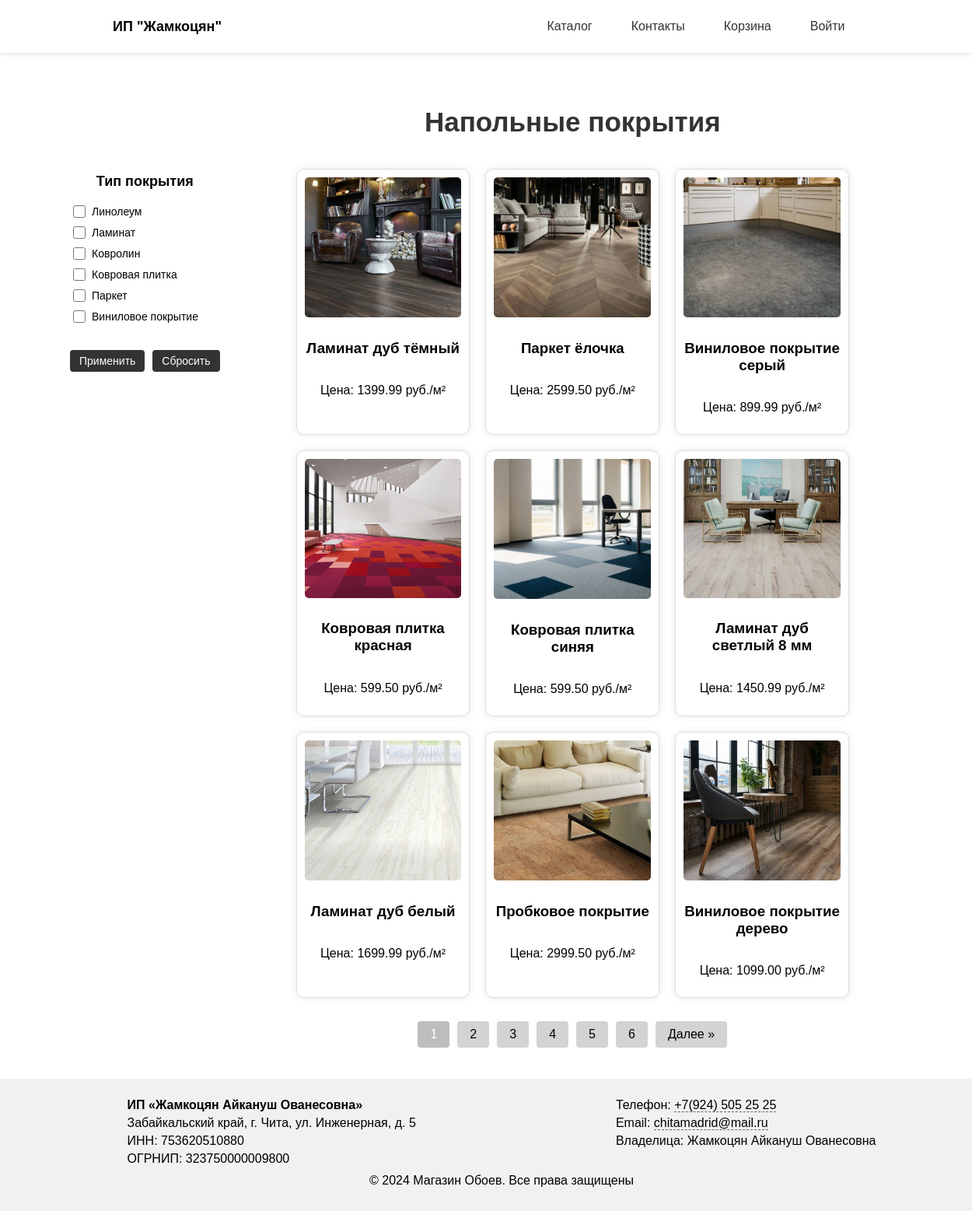
/ingex_catalog1.php, run on the app's committed database.
### tables this page shows
CREATE TABLE `products` (
  `product_id` int NOT NULL,
  `product_name` varchar(255) NOT NULL,
  `category_id` int DEFAULT NULL,
  `description` text,
  `price` decimal(10,2) NOT NULL,
  `stock_quantity` int DEFAULT '0',
  `image_path` varchar(255) DEFAULT NULL
);

CREATE TABLE `store_info` (
  `id` int NOT NULL,
  `name` varchar(255) NOT NULL,
  `address` text NOT NULL,
  `inn` varchar(12) NOT NULL,
  `ogrnip` varchar(15) NOT NULL,
  `phone` varchar(20) NOT NULL,
  `email` varchar(100) NOT NULL,
  `owner_name` varchar(255) NOT NULL
);

### ingex_catalog1.php (the view, shortened to what this page needs)
<?php
include('config/db_connect.php');
$items_per_page = 9;
$page = isset($_GET['page']) ? (int)$_GET['page'] : 1;
$offset = ($page - 1) * $items_per_page;
$selected_types = isset($_GET['type']) ? (array)$_GET['type'] : [];
$sql = "SELECT * FROM products WHERE category_id = 1";
$sql .= " LIMIT $items_per_page OFFSET $offset";
$result = $conn->query($sql);
$count_sql = "SELECT COUNT(*) AS total FROM products WHERE category_id = 1";
$count_result = $conn->query($count_sql);
$total_rows = $count_result->fetch_assoc()['total'];
$total_pages = ceil($total_rows / $items_per_page);
?>
<!DOCTYPE html>
<html lang="ru">
<head>
    <link rel="stylesheet" href="css/style.css">
</head>
<body>
    <div class="wrapper">
        <header class="header1">
            <div class="header-container1">
                <div class="logo">
                    <button onclick="location.href='index.php'" style="background: none; border: none; color: black; font: inherit; cursor: pointer; padding: 0; font-weight: bold; font-size: 18px;">
                        ИП "Жамкоцян"
                    </button>
                </div>
                <nav>
                    <ul>
                        <li><button href="#"></button></li>
                        <li><button href="#"></button></li>
                        <li class="dropdown">
                            <button class="dropdown-btn">Каталог</button>
                        </li>
                        <li><button onclick="scrollToFooter()">Контакты</button></li>
                        <li><button onclick="checkAuthorization()">Корзина</button></li>
                        <li>
                            <div class="auth-btn-container">
                                <button class="auth-btn" onclick="openAuthModal()">Войти</button>
                            </div>
                        </li>
                    </ul>
                </nav>
            </div>
        </header>
        <main>
            <div class="catalog-container">
                <aside class="filters" style="margin: 100px 0 0 0;">
                    <h3>Тип покрытия</h3>
                    <form id="filterForm" method="get" action="ingex_catalog1.php">
                        <div style="display: grid; grid-template-columns: 1fr; gap: 1px;">
                            <?php
                            $types = ['Линолеум', 'Ламинат', 'Ковролин', 'Ковровая плитка', 'Паркет', 'Виниловое покрытие'];
                            foreach ($types as $type) {
                                $checked = in_array($type, $selected_types) ? 'checked' : '';
                                echo "<label><input type='checkbox' name='type[]' value='$type' $checked><span>$type</span></label>";
                            }
                            ?>
                        </div>
                        <div style="display: flex; gap: 10px; margin-top: 10px;">
                            <button type="submit">Применить</button>
                            <button type="button" onclick="location.href='ingex_catalog1.php'">Сбросить</button>
                        </div>
                    </form>
                </aside>
                <section class="popular-products">
                    <h2>Напольные покрытия</h2>
                    <div class="product-list">
                        <?php
                        if ($result->num_rows > 0) {
                            while ($row = $result->fetch_assoc()) {
                                echo "
                                <div class='product'>
                                    <img src='{$row['image_path']}' alt='{$row['product_name']}'
                                         data-name='{$row['product_name']}'
                                         data-description='{$row['description']}'
                                         data-price='{$row['price']}'
                                         data-image='{$row['image_path']}'
                                         onclick='openModal(this)'>
                                    <h3>{$row['product_name']}</h3>
                                    <p>Цена: {$row['price']} руб./м²</p>
                                </div>
                            ";
                            }
                        } else {
                            echo "<p>Товары не найдены.</p>";
                        }
                        ?>
                    </div>
                    <div class="pagination">
                        <?php
                        for ($i = 1; $i <= $total_pages; $i++) {
                            $page_url = 'ingex_catalog1.php?page=' . $i;
                            if ($i == $page) {
                                echo "<a href='$page_url' class='active'>$i</a>";
                            } else {
                                echo "<a href='$page_url'>$i</a>";
                            }
                        }
                        if ($page < $total_pages) {
                            $next_url = 'ingex_catalog1.php?page=' . ($page + 1);
                            echo "<a href='$next_url'>Далее &raquo;</a>";
                        }
                        ?>
                    </div>
                </section>
            </div>
        </main>
        <?php
        include('includes/footer.php');
        ?>
    </div>
</body>
</html>

### includes/footer.php (shortened to what this page needs)
<?php
include('config/db_connect.php');
$query = "SELECT * FROM store_info LIMIT 1";
$result = $conn->query($query);
$store_info = $result->fetch_assoc();
?>
<footer id="contacts" style="padding: 20px; background-color: #f1f1f1; width: 100%; color: black;">
    <?php if ($store_info): ?>
        <div style="display: flex; justify-content: space-around; flex-wrap: wrap; text-align: left; gap: 20px;">
            <div>
                <p><strong><?php echo htmlspecialchars($store_info['name']); ?></strong></p>
                <p><?php echo htmlspecialchars($store_info['address']); ?></p>
                <p>ИНН: <?php echo htmlspecialchars($store_info['inn']); ?></p>
                <p>ОГРНИП: <?php echo htmlspecialchars($store_info['ogrnip']); ?></p>
            </div>
            <div>
                <p>Телефон: <a href="tel:<?php echo htmlspecialchars(preg_replace('/[^0-9+]/', '', $store_info['phone'])); ?>"
                              style="color: black; text-decoration: none; border-bottom: 1px dashed #666;"
                              onmouseover="this.style.color='#A0522D'; this.style.textDecoration='underline';"
                              onmouseout="this.style.color='black'; this.style.textDecoration='none';">
                        <?php echo htmlspecialchars($store_info['phone']); ?>
                    </a>
                </p>
                <p>Email: <a href="mailto:<?php echo htmlspecialchars($store_info['email']); ?>"
                            style="color: black; text-decoration: none; border-bottom: 1px dashed #666;"
                            onmouseover="this.style.color='#A0522D'; this.style.textDecoration='underline';"
                            onmouseout="this.style.color='black'; this.style.textDecoration='none';">
                        <?php echo htmlspecialchars($store_info['email']); ?>
                    </a>
                </p>
                <p>Владелица: <?php echo htmlspecialchars($store_info['owner_name']); ?></p>
            </div>
        </div>
        <div style="text-align: center; margin-bottom: 10px;">
            <p>&copy; 2024 Магазин Обоев. Все права защищены</p>
        </div>
    <?php else: ?>
        <p style="text-align: center;">Информация о магазине временно недоступна.</p>
    <?php endif; ?>
</footer>

### css/style.css (style rules this page uses)
body, html { margin: 0; padding: 0; height: 100%; font-family: Arial, sans-serif; }
.wrapper { display: flex; flex-direction: column; min-height: 100%; }
.header1 { background-color: #f8f8f8; }
.logo { display: inline-block; vertical-align: middle; padding-left: 20px; }
nav ul { display: inline-flex; gap: 15px; list-style: none; margin: 0; padding: 0; }
main { padding: 20px; text-align: center; flex: 1; }
footer { background-color: #D2B48C; color: white; text-align: center; padding: 10px; }
.product-list { display: flex; flex-wrap: wrap; justify-content: center; }
.product { width: 23%; margin: 10px; padding: 10px; background-color: #fff; text-align: center; box-shadow: 0 0 10px rgba(0, 0, 0, 0.1); }
.product img { max-width: 100%; height: auto; }
.pagination { text-align: center; margin-top: 20px; }
.pagination { display: flex; border-radius: 50px; justify-content: center; margin-top: 20px; }
.pagination a { display: inline-block; padding: 10px; border-radius: 50px; margin: 5px; text-decoration: none; background-color: #FAF0E6; color: #333; border-radius: 5px; transition: background-color 0.3s; }
.pagination a.active { background-color: #F5DEB3; color: #fff; }
.product img { width: 300px; height: 300px; object-fit: cover; transition: transform 0.3s ease; }
.product { position: relative; overflow: hidden; transition: all 0.3s ease; }

### ingex_catalog1.php (style rules this page uses)
.header1 { background-color: rgba(255, 255, 255, 0.8); backdrop-filter: blur(10px); position: sticky; top: 0; width: 100%; z-index: 1000; box-shadow: 0px 2px 5px rgba(0, 0, 0, 0.1); padding: 15px 0; }
.header-container1 { display: flex; justify-content: space-between; align-items: center; max-width: 1000px; margin: 0 auto; padding: 0 50px; }
.logo { flex-grow: 1; }
nav { flex: 2; display: flex; justify-content: center; }
nav ul { display: flex; gap: 15px; list-style: none; }
nav ul li button { background: none; border: none; color: #333; font-size: 16px; cursor: pointer; padding: 10px 15px; transition: color 0.3s; }
.pagination a { background-color: #d3d3d3; color: black; padding: 8px 16px; text-decoration: none; margin: 0 5px; border-radius: 4px; cursor: pointer; }
.pagination a.active { background-color: #bdbdbd; }
form { display: flex; flex-direction: column; gap: 10px; }
.popular-products h2 { margin-bottom: 30px; text-align: center; font-size: 35px; color: #333; }
nav ul { list-style: none; padding: 0; margin: 0; display: flex; gap: 20px; }
nav li { position: relative; }
.catalog-container { display: flex; gap: 0px; max-width: 1100px; margin: 0 auto; padding: 20px; }
.filters { width: 200px; padding: 15px; background: rgb(255, 255, 255); border-radius: 0px; }
.filters h3 { margin-top: 0; margin-bottom: 15px; font-size: 18px; }
.filters label { display: flex; align-items: center; margin: 2px 0; cursor: pointer; font-size: 14px; }
.filters input[type="checkbox"] { width: 16px; height: 16px; margin-right: 8px; cursor: pointer; }
.filters button { margin-top: 10px; padding: 6px 12px; background: #333; color: white; border: none; border-radius: 4px; cursor: pointer; font-size: 14px; }
.product { border: 1px solid #ddd; border-radius: 10px; padding: 10px; height: 320px; display: flex; flex-direction: column; }
.product img { width: 100%; height: 180px; object-fit: cover; border-radius: 5px; margin-bottom: 10px; }

### includes/footer.php (style rules this page uses)
footer { padding: 20px; background-color: #f1f1f1; color: black; font-family: Arial, sans-serif; margin-top: auto; width: 100%; }
footer div { max-width: 1200px; margin: 0 auto; }
footer div p { margin: 5px 0; }
footer a { color: black; text-decoration: none; }

### data on the page
products: image_path (picture), product_name "Ламинат дуб тёмный", price "1399.99"
products: image_path (picture), product_name "Паркет ёлочка", price "2599.50"
products: image_path (picture), product_name "Виниловое покрытие серый", price "899.99"
products: image_path (picture), product_name "Ковровая плитка красная", price "599.50"
products: image_path (picture), product_name "Ковровая плитка синяя", price "599.50"
products: image_path (picture), product_name "Ламинат дуб светлый 8 мм", price "1450.99"
products: image_path (picture), product_name "Ламинат дуб белый", price "1699.99"
products: image_path (picture), product_name "Пробковое покрытие", price "2999.50"
products: image_path (picture), product_name "Виниловое покрытие дерево", price "1099.00"
store_info: name "ИП «Жамкоцян Айкануш Ованесовна»", address "Забайкальский край, г. Чита, ул. Инженерная, д. 5", inn "753620510880", ogrnip "323750000009800", phone "+7(924) 505 25 25", email "chitamadrid@mail.ru", owner_name "Жамкоцян Айкануш Ованесовна"

### other printed values
$type "Линолеум"
$type "Ламинат"
$type "Ковролин"
$type "Ковровая плитка"
$type "Паркет"
$type "Виниловое покрытие"
